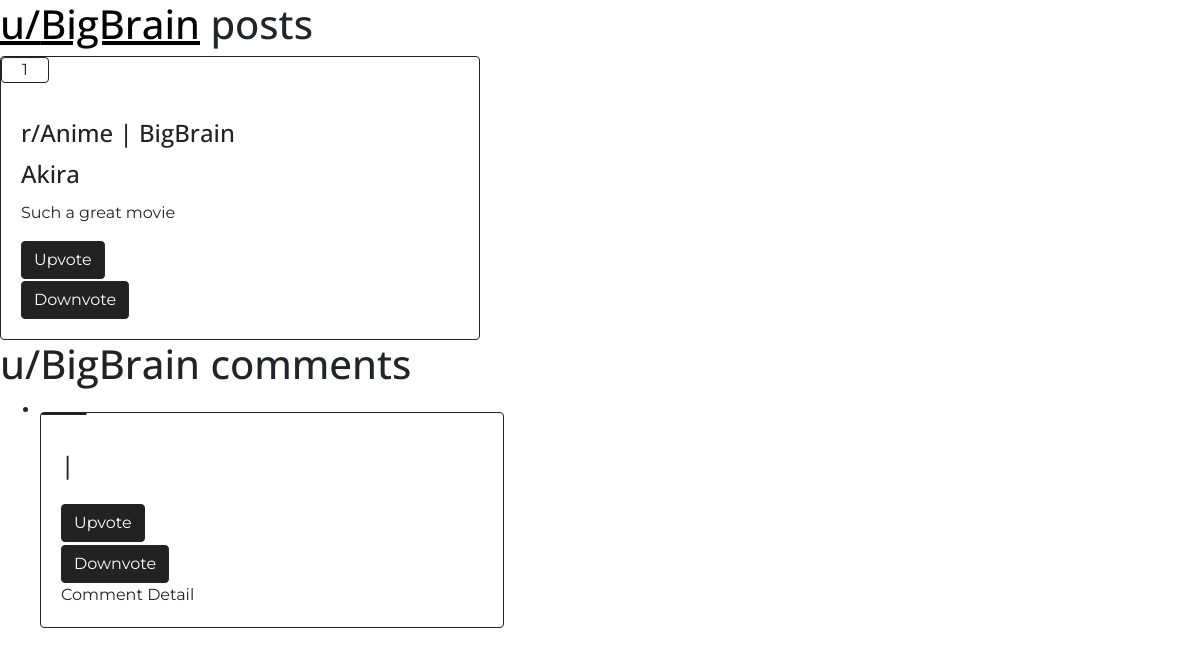
The page /u/BigBrain/ on the database its author committed.
### Post/models.py (models this page shows, shortened)
class RedditPost(models.Model):
    title = models.CharField(max_length=80)
    content = models.TextField(null=True, blank=True)
    url = models.URLField(null=True, blank=True, verbose_name='Optional content url')
    user_posted = models.ForeignKey(
        RedditUser,
        on_delete=models.CASCADE,
        related_name='post_user'
        )
    subreddit_parent = models.ForeignKey(
        Subreddit,
        on_delete=models.CASCADE,
        related_name='subreddit_parent',
        null=True,
        blank=True,
        verbose_name="Under Subreddit"
    )
    votes = models.IntegerField(default=0)
    users_voted = models.ManyToManyField(
        RedditUser,
        blank=True,
        related_name='user_voted'
    )
    dt_time = models.DateTimeField(auto_now_add=True)

### Main/models.py (models this page shows, shortened)
class Subreddit(models.Model):
    name = models.CharField(max_length=80, unique=True)
    def __str__(self):
        return self.name

### User/models.py (models this page shows)
class RedditUser(AbstractUser):
    DisplayName = models.CharField(max_length=25, default='self', verbose_name='Name')
    subscriptions = models.ManyToManyField(
        Subreddit,
        related_name='subscriptions',
        blank=True
        )
    subreddits_moderated = models.ManyToManyField(
        Subreddit,
        related_name='subreddits_moderated',
        blank=True
    )

### User/views.py (the view)
# urls.py: path('u/<str:username>/', user_view),
def user_view(request, username):
    user_id = RedditUser.objects.get(username=username).id
    user = RedditUser.objects.filter(id=user_id).first()
    posts = RedditPost.objects.filter(user_posted=user_id)
    comments = Comment.objects.filter(user_commented=user_id)
    return render(request, 'user.html', {
        'user': user,
        'posts': posts,
        'comments': comments
    })

### User/templates/user.html (shortened to what this page needs)
{% load static %}
<link rel="stylesheet" type="text/css" href="{% static 'Main/style.css' %}">
<h1><a href='/u/{{user}}/'>u/{{user}}</a> posts</h1>
{% for p in posts %}
<div class="card border-primary">
    <p class="card header border-primary" id="vote-score">{{ p.votes }}</p>
<div class="card-body d-flex flex-column align-items-start">
    <h4 class="card-title text-primary"><a href="/r/{{ p.subreddit_parent }}/"> r/{{ p.subreddit_parent }} </a>
        | <a href="/u/{{ p.user_posted }}/"> {{ p.user_posted }} </a>
    </h4>
	<h4 class="card-title text-primary"><a href="/post/{{ p.id }}/"> {{ p.title }}</a></h4>
	<p class="card-text">{{ p.content }}</p>
	<a href="/upvote/post/{{ p.id }}/" class="btn btn-primary mt-auto">Upvote</a>
    <br>
    <a href="/downvote/post/{{ p.id }}/" class="btn btn-primary mt-auto">Downvote</a>
</div>
</div>
{% endfor %}
<h1><a href='/u/{{user}}/'>u/{{user}}</a> comments</h1>
{% load mptt_tags %}
<ul>
{% recursetree comments %}
    <li>
    <div class="card border-primary">
        <p class="card header border-primary" id="vote-score">{{ node.votes }}</p>
        <div class="card-body d-flex flex-column align-items-start">
            <h4><a href="/u/{{ node.user_commented.displayname }}/"> {{ node.user_commented }} </a>
                | {{ node.dt_time }}</h4>
            <a href="/upvote/comment/{{ node.id }}/" class="btn btn-primary mt-auto">Upvote</a>
            <br>
            <a href="/downvote/comment/{{ node.id }}/" class="btn btn-primary mt-auto">Downvote</a>
            <a href="/comment_detail/{{ node.id }}/">Comment Detail</a>
            </div>
    </div>
    </li>
{% endrecursetree %}
</ul>

### rows shown on the page
RedditPost: votes "1", subreddit_parent "Anime", user_posted "BigBrain", title "Akira", content "Such a great movie"
RedditUser: username "BigBrain"
